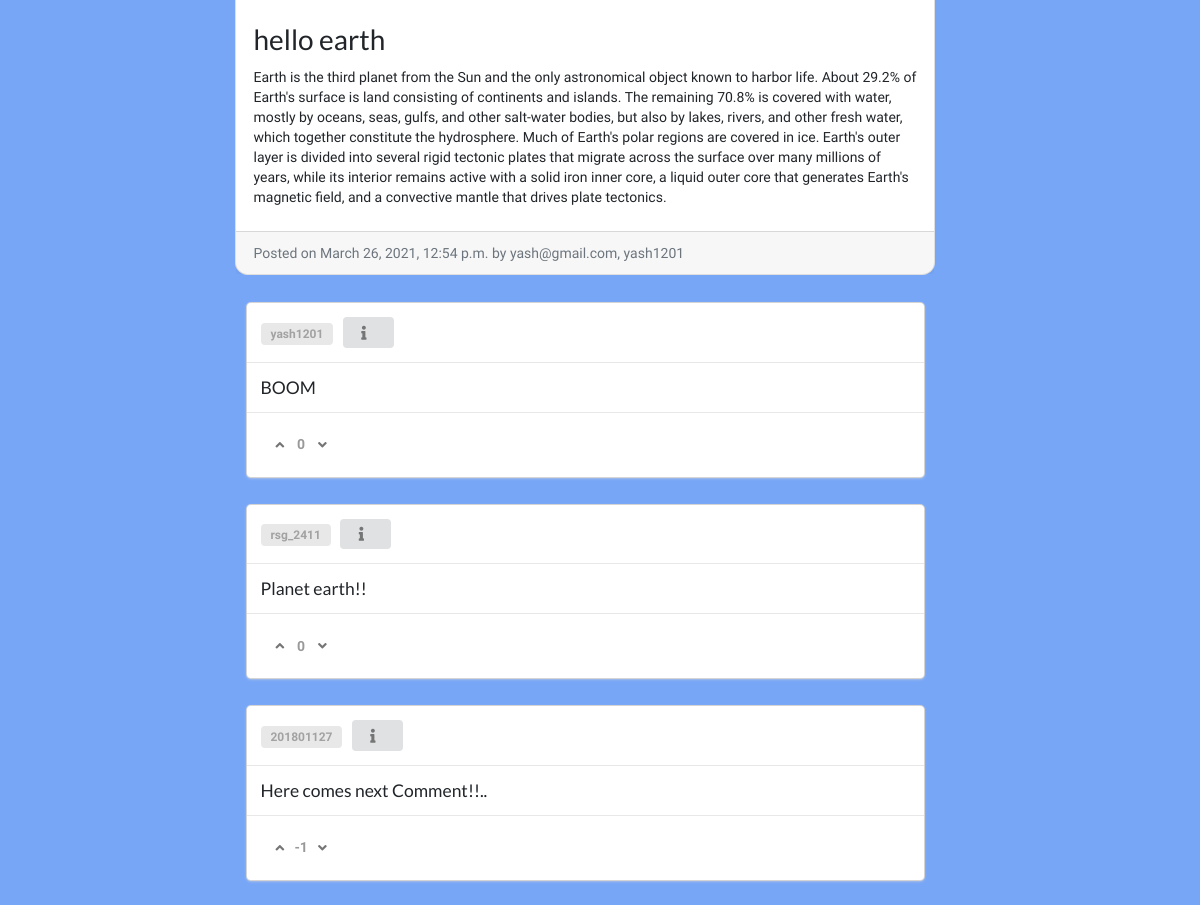
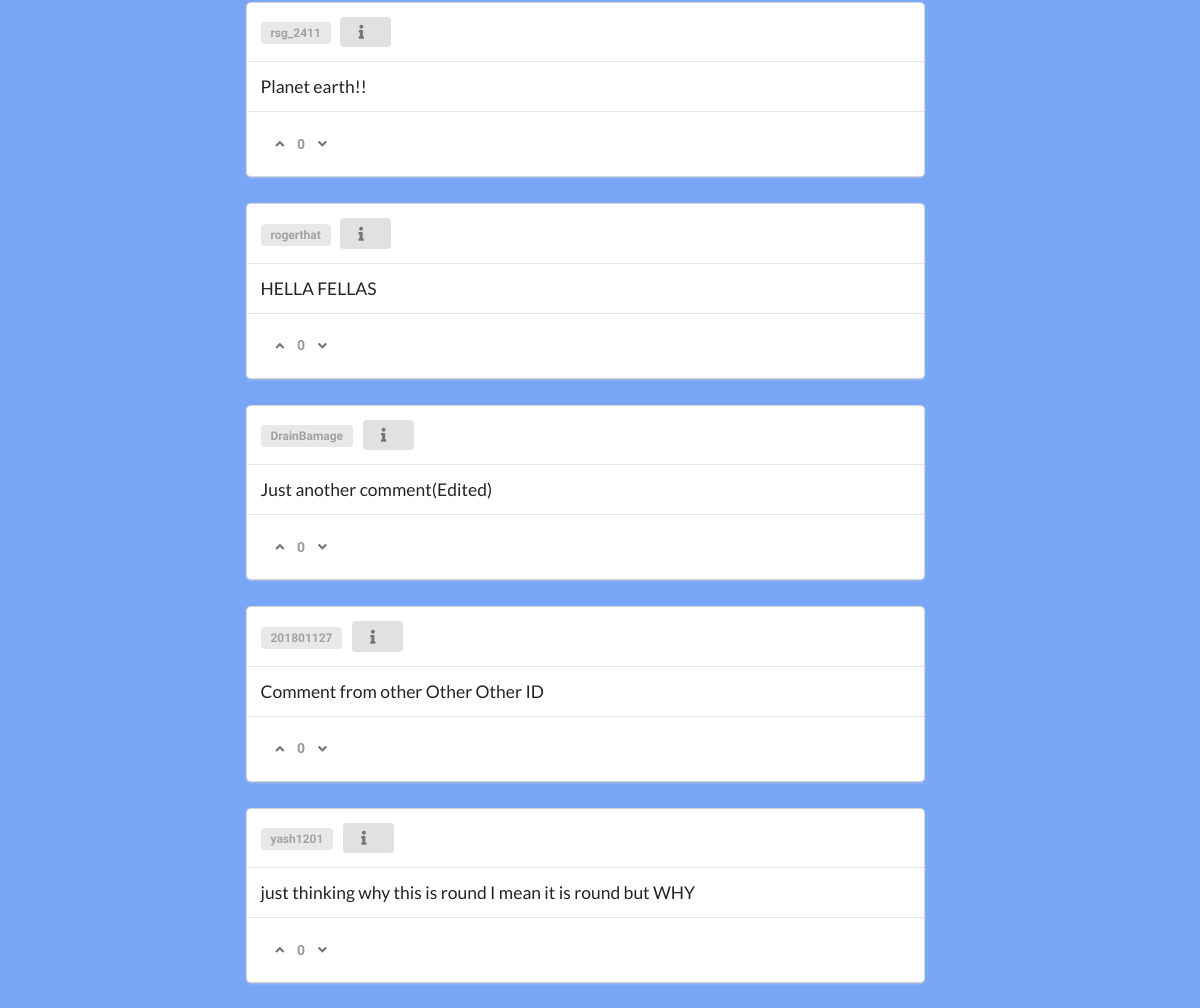
Page /blog1/yash1201-hello-earth/ (middle part) on the earlier database version (2 pictures, top to bottom).
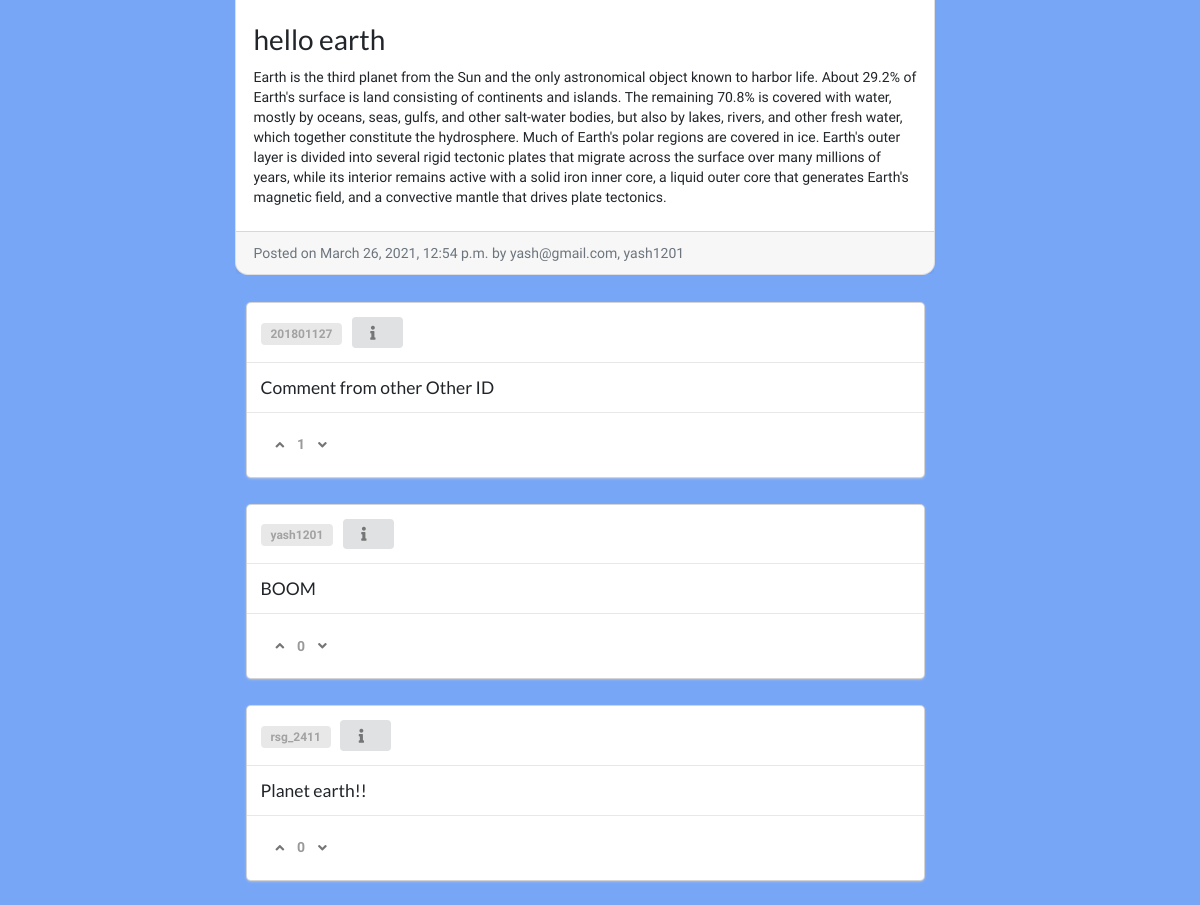
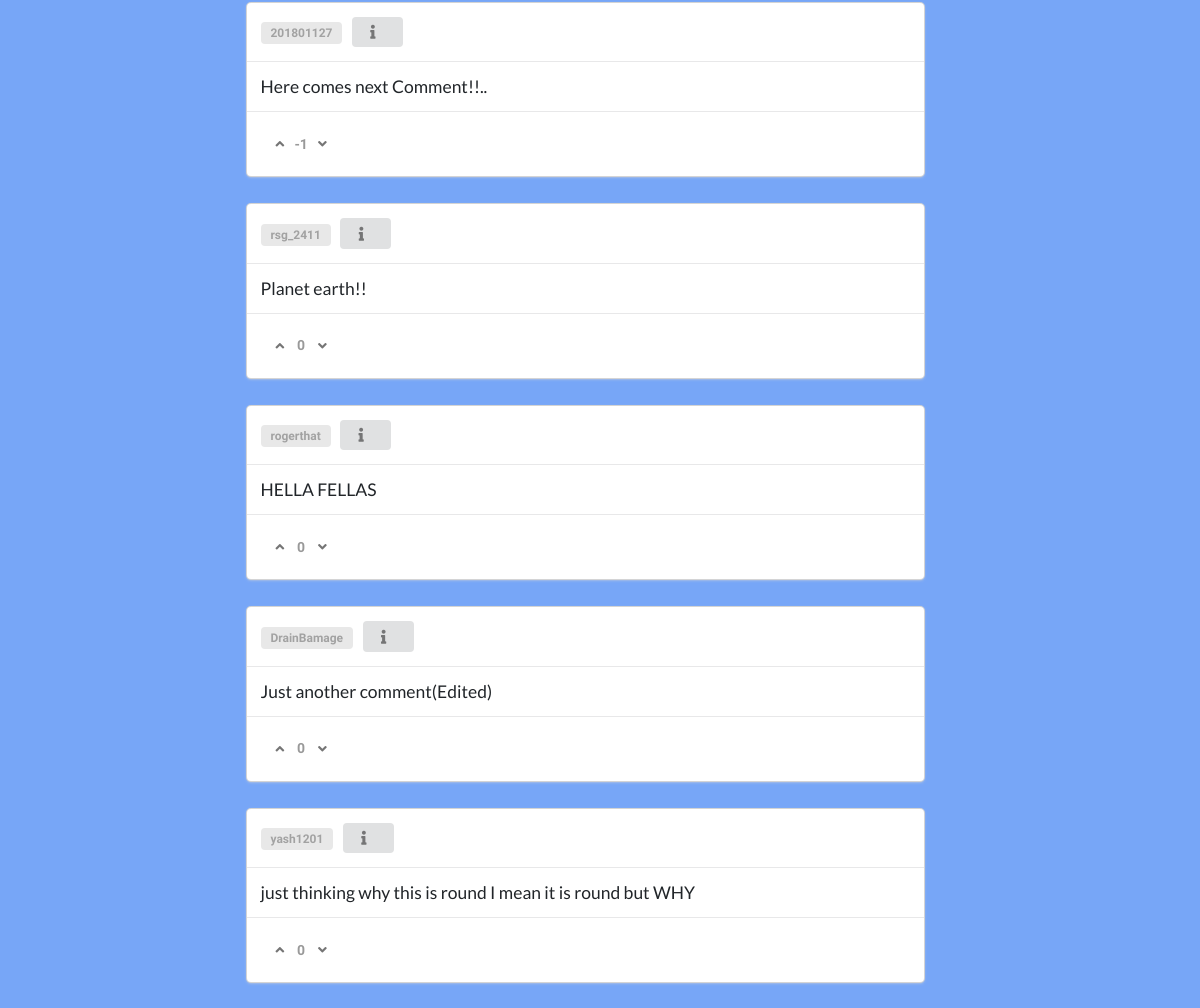
Same page on the later database version (2 pictures, top to bottom).
### blog/models.py (models this page shows, shortened)
class Comment(models.Model):
    body                = models.TextField(max_length=5000, null=False, blank=False)
    blog                = models.ForeignKey(BlogPost, on_delete=models.CASCADE)
    date_published      = models.DateTimeField(auto_now_add=True, verbose_name="date_publishd")
    date_updated        = models.DateTimeField(auto_now=True, verbose_name="date_updated")
    author              = models.ForeignKey(settings.AUTH_USER_MODEL, on_delete=models.CASCADE)
    upvote              = models.IntegerField(default=0)
    downvote            = models.IntegerField(default=0)
    def count_vote(self):
        return self.upvote-self.downvote

### account/models.py (models this page shows, shortened)
class Account(AbstractBaseUser, PermissionsMixin):
    email                       = models.EmailField(verbose_name="email", max_length=60, unique=True)
    username                    = models.CharField(max_length=30, unique=True)
    avatar                      = models.ImageField(upload_to=upload_location,default='avatar/default.png', blank=False)
    date_joined                 = models.DateTimeField(verbose_name='date joined', auto_now_add=True)
    last_login                  = models.DateTimeField(verbose_name='last login', auto_now=True)
    is_admin                    = models.BooleanField(default=False)
    is_active                   = models.BooleanField(default=True)
    is_staff                    = models.BooleanField(default=False)
    is_superuser                = models.BooleanField(default=False)
    USERNAME_FIELD = 'email'
    REQUIRED_FIELDS = ['username',]
    objects = MyAccountManager()
    def __str__(self):
        return self.email + ", " + self.username

### blog/views.py (the view, shortened to what this page needs)
# urls.py: path('<slug>/',detail_blog_view, name='detail'),
def detail_blog_view(request, slug):
	context = {}
	blog_post = get_object_or_404(blog, slug=slug)
	context['visible'] = True
	user = request.user
	if not user.is_authenticated:
		context['visible'] = False
	context['user'] = user.username
	form = CreateCommentForm(request.POST or None, request.FILES or None)
	if form.is_valid():
		obj = form.save(commit=False)
		obj.blog = blog_post
		obj.author = user
		obj.save()
		form = CreateCommentForm()
	context['form'] = form
	comments = Comment.objects.filter(blog=blog_post).order_by('-date_updated')
	context['blog_post'] = blog_post
	context['comments'] = []
	if not request.user.is_authenticated:
		for comment in comments:
			obj = {}
			obj['comment'] = comment
			obj['liked'] = False
			obj['type'] = False
			context['comments'].append(obj)
	return render(request, 'blog/detail_blog.html', context)

### blog/templates/blog/detail_blog.html (shortened to what this page needs)
{% extends 'base.html' %}
{% block content %}
<body>
<div class="container">
	<div class="ui grid">
		<div class="row ">
			<div class="card m-auto">
				<div class="card-body mt-2 mb-2">
				<h2 class="card-title">{{blog_post.title}}</h2>
				<p class="card-text">{{blog_post.body}}</p>
				</div>
				<div class="card-footer text-muted">
				Posted on {{blog_post.date_published}} by {{blog_post.author}}
				</div>
			</div>
		</div>
		{% for comm in comments %}
		<div class="row">
			<div class=" m-auto ten wide column">
				<div class="ui fluid card ">
					<div class="content" >
						<a class="item">
							<div class="ui horizontal label">
								<a href="{% url 'profile' comm.comment.author.username %}">{{comm.comment.author.username}}</a>
							</div>
						</a>
						<button class="ui compact button" data-tooltip="{{comm.comment.date_published}}" data-position="right center">
							<i class="info icon"></i>
						</button>
					</div>
					<div class="content">
						<h5 class="card-title">{{comm.comment.body}}</h5>
					</div>
					<div class="content">
						<div class="all-buttons">
							<div class="ui buttons" id="vote">
								<form action="{% url 'blog:comment_like' pk=comm.comment.pk option='U' %}" method="POST">
									<div type="submit", name="comment_id", value="{{comm.comment_id}}">
										{% if not comm.liked %}
											<button class="ui icon button">
												<i class="angle up icon"></i>
											</button>
										{% elif comm.type %}
											<button class="ui icon button">
												<i class="angle double up icon"></i>
											</button>
										{% else %}
											<button class="ui icon button">
												<i class="angle up icon"></i>
											</button>
										{% endif %}
										</div>
								</form>
								<div class="ui buttons" id="vote">
									<div class="or" data-text={{comm.comment.count_vote}}></div>
								</div>
								<form action="{% url 'blog:comment_like' pk=comm.comment.pk option='D' %}" method="POST">
									<div type="submit", name="comment_id", value="{{comm.comment_id}}">
									{% if not comm.liked %}
										<button class="ui icon button">
											<i class="angle down icon"></i>
										</button>
									{% elif not comm.type %}
										<button class="ui icon button">
										<i class="angle double down icon"></i>
									</button>
									{% else %}
										<button class="ui icon button">
											<i class="angle down icon"></i>
										</button>
									{% endif %}
									</div>
								</form>
							</div>
						</div>
					</div>
				</div>
		</div>
		</div>
		{% endfor %}
	</div>
</div>
</body>
{% endblock content %}

Differences in the rows shown:
changed Comment: comment.body "Comment from other Other Other ID" → "Comment from other Other ID"; upvote 0 → 1 (drawn); moves up the list
